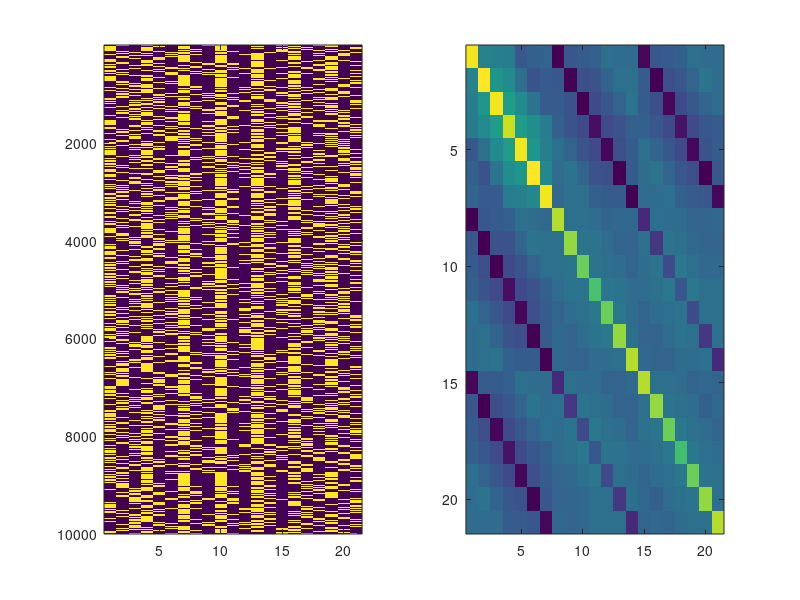

This figure's MATLAB source:






NO = 3; 
NP = 7; 


T = 10000; 
inputActive = randi(NO, T, NP) + NO*(0:(NP-1));
idxOffset = NO*(0:(NP-1));
oriCorr = 0.5;

for t = 1:T
    if rand()<oriCorr
        % Make a row of three
        idxStart = randi(NP-3);
        inputActive(t,idxStart:idxStart+3) = 1 + idxOffset(idxStart:idxStart+3);
    end
end


iOn = zeros(T,NO*NP);
for t = 1:T
    iOn(t,inputActive(t,:)) = 1;
end

idxOrder = [1:3:NO*NP, 2:3:NO*NP, 3:3:NO*NP];

figure(1); clf;
subplot(1,2,1); 
imagesc(iOn);

subplot(1,2,2);
imagesc(cov(iOn(:,idxOrder)))